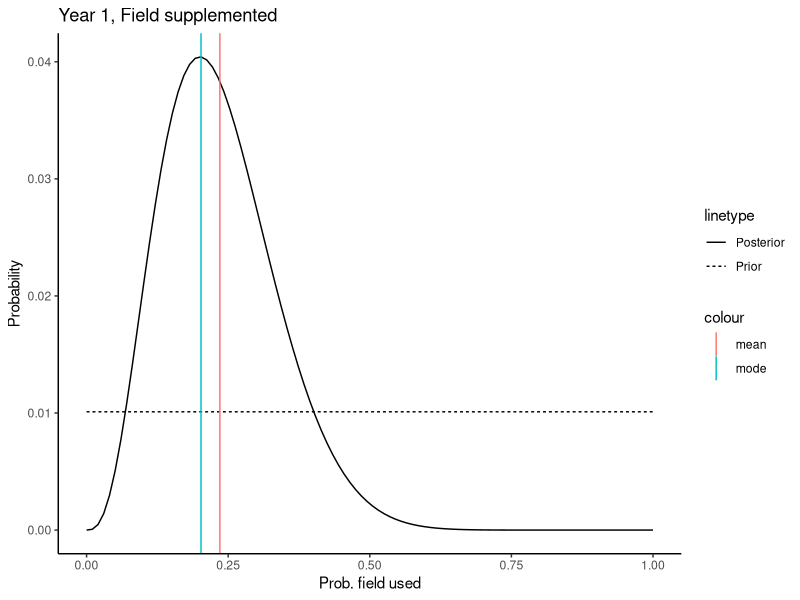
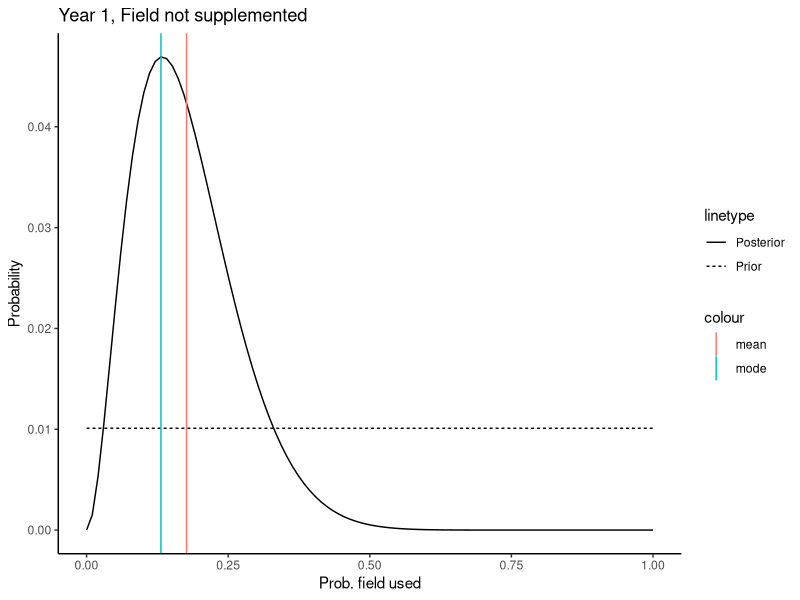
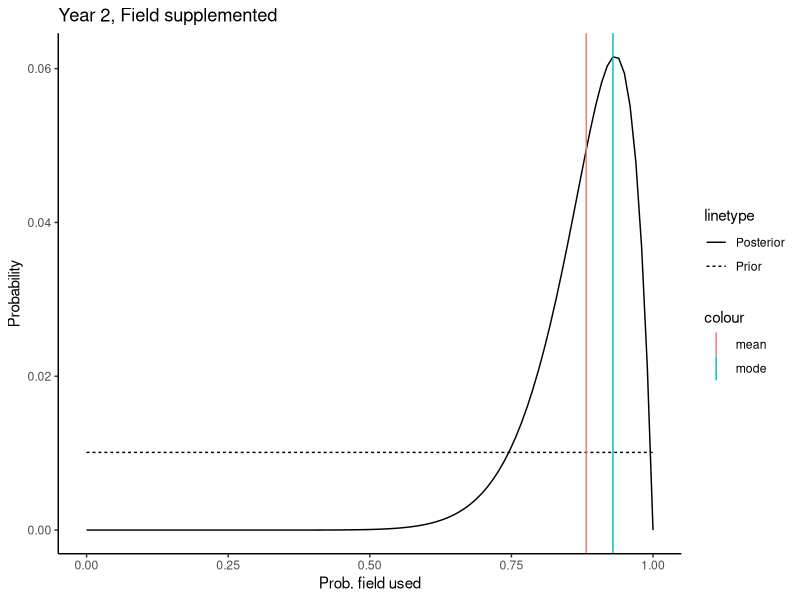
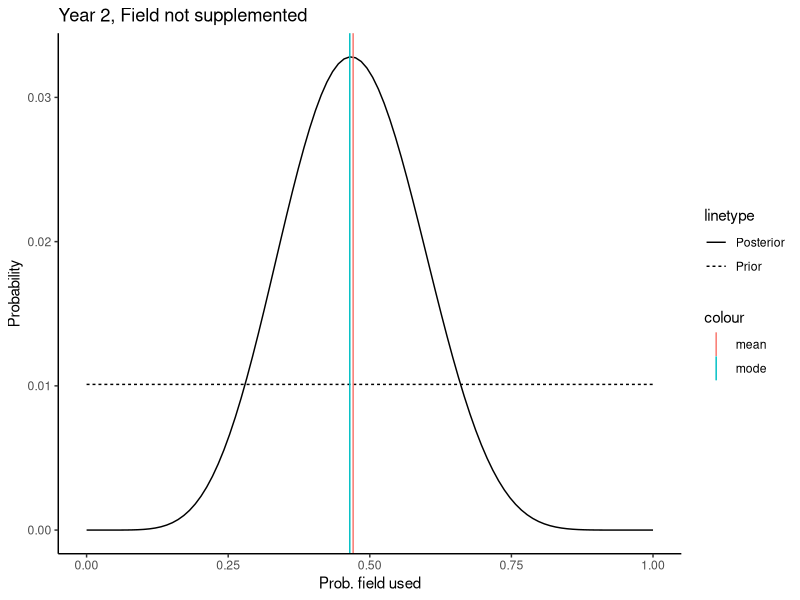
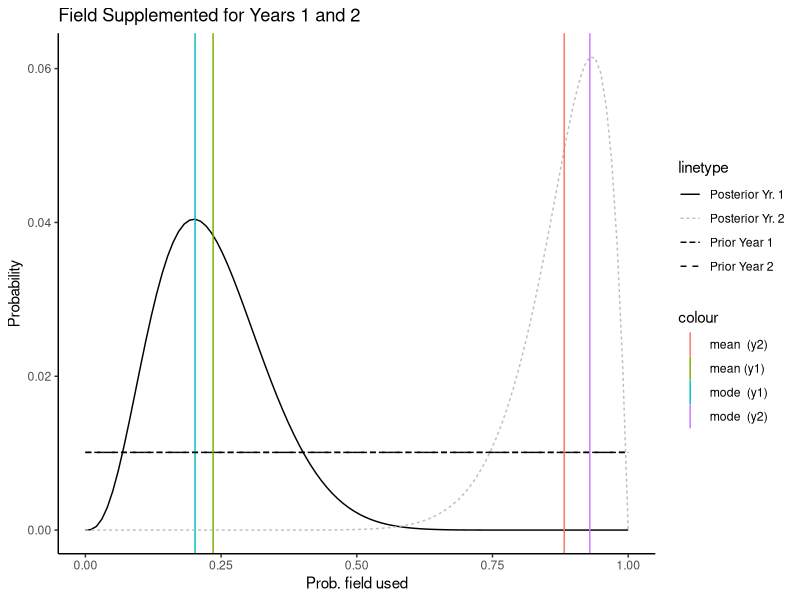
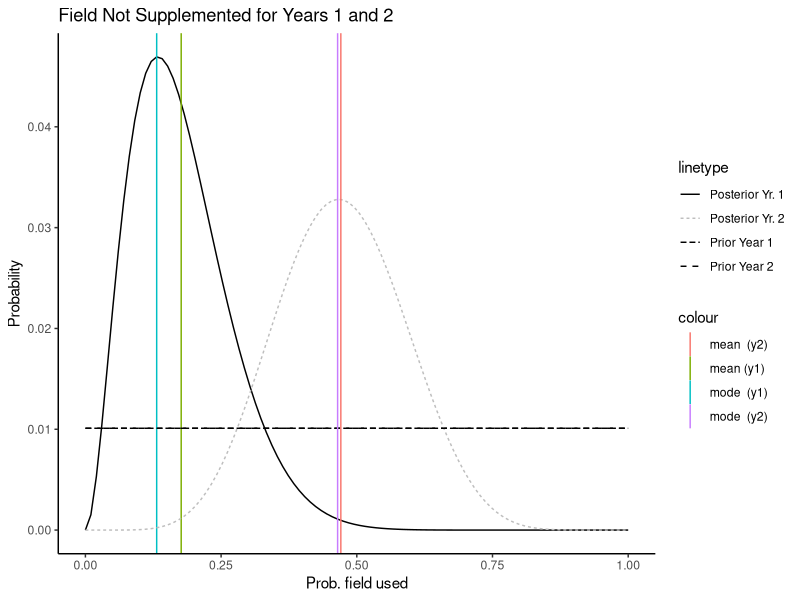
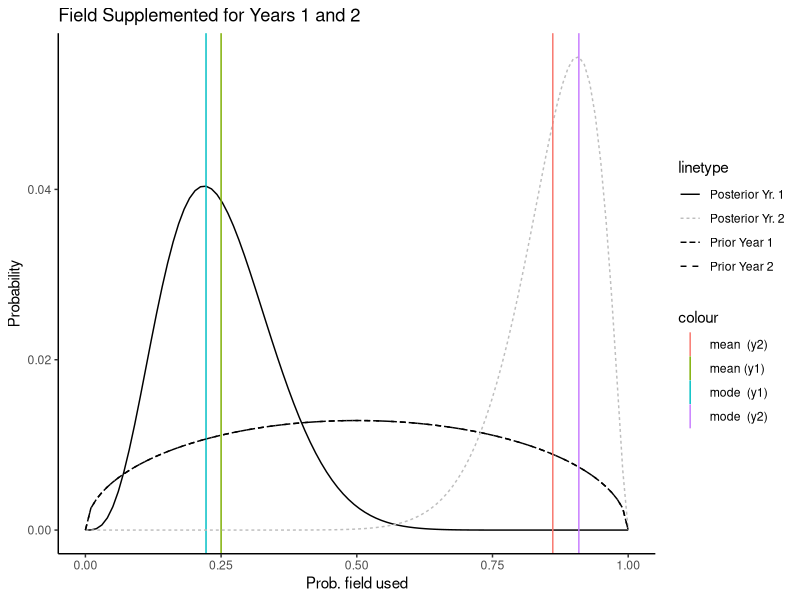
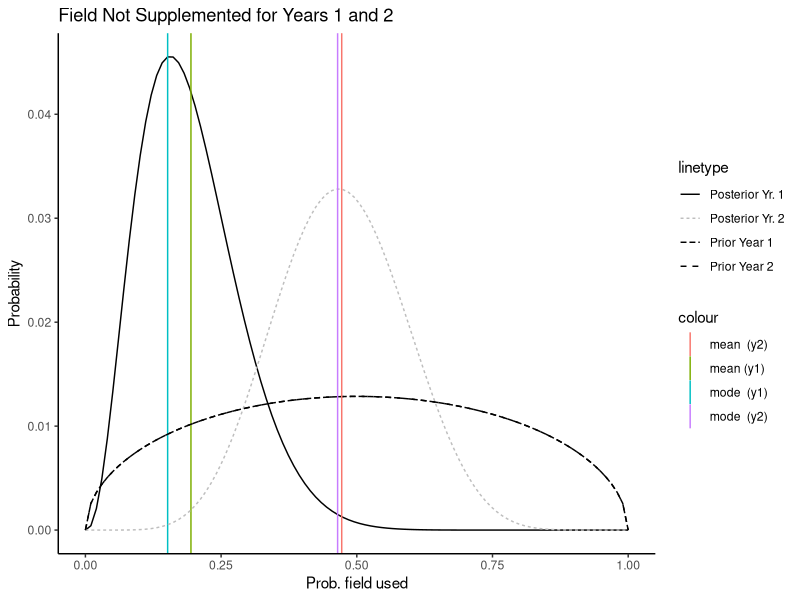

Here is the R script that generated these plots, in order:
## ---- chunk 1
# Reading in the crane data
data = read.csv("crane_data.csv")
print(data)
## ---- chunk 2
## Extracting information from CSV

y1_supp = data[1,2]
#y1_supp  
y1_no_supp = data[2,2]
#y1_no_supp  
y2_supp = data[1,3]
#y2_supp  
y2_no_supp = data[2,3]
#y2_no_supp

N = 15 #number or trials (fields)


extracted_data = list(y1_supp, y1_no_supp, y2_supp, y2_no_supp)
## ---- chunk 3
## Grid approximation (with uniform(0,1) as the prior)
library(ggplot2)
# 1. Define grid
p_grid = seq(0, 1, len=100)
dp = p_grid[2] - p_grid[1]

# 2. Compute prior
prior = dunif(p_grid, 0, 1)


posteriors = list()
mean_p = list()
mode_p = list()

for (i in seq_along(extracted_data)) {

  # 3. Compute likelihood
  element <- dbinom(extracted_data[[i]], size=N, prob=p_grid)
  
  # 4. Compute unnormalized posterior
  unnorm_posterior <- prior * element
  
  # 5. Normalize posterior to "integrate" to one
  posterior <- unnorm_posterior / sum(unnorm_posterior)
  
  # Add prior to list of priors 
  posteriors[[i]] <- posterior
  
  # Computing the means and modes
  mean_p[[i]] <- sum(posterior * p_grid)
  mode_p[[i]] <- p_grid[which.max(posterior)]
  
}  
#posteriors
## ---- chunk 4
# Year 1, Field supplemented
p1 = ggplot() + 
      geom_line(aes(x=p_grid, y=posteriors[[1]], linetype="Posterior")) + 
		  geom_line(aes(x=p_grid, y=prior*dp, linetype="Prior")) +
		  ylab("Probability") + xlab("Prob. field used") +
      ggtitle("Year 1, Field supplemented")+
		  theme_classic()

# ggsave("inference1.pdf", width=4, height=3)

p1 + geom_vline(aes(xintercept=mean_p[[1]], color="mean")) + 
	 geom_vline(aes(xintercept=mode_p[[1]], color="mode"))
## ---- chunk 5
# Year 1, Field not supplemented
p1 = ggplot() + 
      geom_line(aes(x=p_grid, y=posteriors[[2]], linetype="Posterior")) + 
		  geom_line(aes(x=p_grid, y=prior*dp, linetype="Prior")) +
		  ylab("Probability") + xlab("Prob. field used") +
      ggtitle("Year 1, Field not supplemented")+
		  theme_classic()

# ggsave("inference1.pdf", width=4, height=3)

p1 + geom_vline(aes(xintercept=mean_p[[2]], color="mean")) + 
	 geom_vline(aes(xintercept=mode_p[[2]], color="mode"))
## ---- chunk 6
# Year 2, Field supplemented
p1 = ggplot() + 
      geom_line(aes(x=p_grid, y=posteriors[[3]], linetype="Posterior")) + 
		  geom_line(aes(x=p_grid, y=prior*dp, linetype="Prior")) +
		  ylab("Probability") + xlab("Prob. field used") +
      ggtitle("Year 2, Field supplemented")+
		  theme_classic()

# ggsave("inference1.pdf", width=4, height=3)

p1 + geom_vline(aes(xintercept=mean_p[[3]], color="mean")) + 
	 geom_vline(aes(xintercept=mode_p[[3]], color="mode"))
## ---- chunk 7
# Year 2, Field not supplemented
p1 = ggplot() + 
      geom_line(aes(x=p_grid, y=posteriors[[4]], linetype="Posterior")) + 
		  geom_line(aes(x=p_grid, y=prior*dp, linetype="Prior")) +
		  ylab("Probability") + xlab("Prob. field used") +
      ggtitle("Year 2, Field not supplemented")+
		  theme_classic()

# ggsave("inference1.pdf", width=4, height=3)

p1 + geom_vline(aes(xintercept=mean_p[[4]], color="mean")) + 
	 geom_vline(aes(xintercept=mode_p[[4]], color="mode"))
## ---- chunk 8
# Field supplemented

p1 = ggplot() + 
      geom_line(aes(x=p_grid, y=posteriors[[1]], linetype="Posterior Yr. 1"), color = "black") + 
		  geom_line(aes(x=p_grid, y=prior*dp, linetype="Prior Year 1")) +
      geom_vline(aes(xintercept=mean_p[[1]], color="mean (y1)")) + 
	    geom_vline(aes(xintercept=mode_p[[1]], color="mode  (y1)"))+
      geom_line(aes(x=p_grid, y=posteriors[[3]], linetype="Posterior Yr. 2"), color = "gray") + 
		  geom_line(aes(x=p_grid, y=prior*dp, linetype="Prior Year 2")) +
		  ylab("Probability") + xlab("Prob. field used") +
      ggtitle("Field Supplemented for Years 1 and 2")+
      geom_vline(aes(xintercept=mean_p[[3]], color="mean  (y2)")) + 
	    geom_vline(aes(xintercept=mode_p[[3]], color="mode  (y2)"))+
      theme_classic()

p1

## ---- chunk 9
# Field not supplemented

p1 = ggplot() + 
      geom_line(aes(x=p_grid, y=posteriors[[2]], linetype="Posterior Yr. 1"), color = "black") + 
		  geom_line(aes(x=p_grid, y=prior*dp, linetype="Prior Year 1")) +
      geom_vline(aes(xintercept=mean_p[[2]], color="mean (y1)")) + 
	    geom_vline(aes(xintercept=mode_p[[2]], color="mode  (y1)"))+
      geom_line(aes(x=p_grid, y=posteriors[[4]], linetype="Posterior Yr. 2"), color = "gray") + 
		  geom_line(aes(x=p_grid, y=prior*dp, linetype="Prior Year 2")) +
		  ylab("Probability") + xlab("Prob. field used") +
      ggtitle("Field Not Supplemented for Years 1 and 2")+
      geom_vline(aes(xintercept=mean_p[[4]], color="mean  (y2)")) + 
	    geom_vline(aes(xintercept=mode_p[[4]], color="mode  (y2)"))+
      theme_classic()

p1
## ---- chunk 10
## Grid approximation (with Beta(0,1) as the prior)


# 1. Define grid
p_grid = seq(0, 1, len=100)
dp = p_grid[2] - p_grid[1]

# 2. Compute prior
mu = 0.5 # mean
phi = 3 # precision
a = mu*phi
b = (1 - mu)*phi
prior_beta = dbeta(p_grid, a, b)


posteriors_beta = list()
mean_p_beta = list()
mode_p_beta = list()

for (i in seq_along(extracted_data)) {

  # 3. Compute likelihood
  element <- dbinom(extracted_data[[i]], size=N, prob=p_grid)
  
  # 4. Compute unnormalized posterior
  unnorm_posterior <- prior_beta * element
  
  # 5. Normalize posterior to "integrate" to one
  posterior <- unnorm_posterior / sum(unnorm_posterior)
  
  # Add prior to list of priors 
  posteriors_beta[[i]] <- posterior
  
  # Computing the means and modes
  mean_p_beta[[i]] <- sum(posterior * p_grid)
  mode_p_beta[[i]] <- p_grid[which.max(posterior)]
  
}  
#posteriors


## ---- chunk 11
# Field supplemented; beta prior 

p1 = ggplot() + 
      geom_line(aes(x=p_grid, y=posteriors_beta[[1]], linetype="Posterior Yr. 1"), color = "black") + 
		  geom_line(aes(x=p_grid, y=prior_beta*dp, linetype="Prior Year 1")) +
      geom_vline(aes(xintercept=mean_p_beta[[1]], color="mean (y1)")) + 
	    geom_vline(aes(xintercept=mode_p_beta[[1]], color="mode  (y1)"))+
      geom_line(aes(x=p_grid, y=posteriors_beta[[3]], linetype="Posterior Yr. 2"), color = "gray") + 
		  geom_line(aes(x=p_grid, y=prior_beta*dp, linetype="Prior Year 2")) +
		  ylab("Probability") + xlab("Prob. field used") +
      ggtitle("Field Supplemented for Years 1 and 2")+
      geom_vline(aes(xintercept=mean_p_beta[[3]], color="mean  (y2)")) + 
	    geom_vline(aes(xintercept=mode_p_beta[[3]], color="mode  (y2)"))+
      theme_classic()

p1

## ---- chunk 12
# Field not supplemented; Beta prior 

p1 = ggplot() + 
      geom_line(aes(x=p_grid, y=posteriors_beta[[2]], linetype="Posterior Yr. 1"), color = "black") + 
		  geom_line(aes(x=p_grid, y=prior_beta*dp, linetype="Prior Year 1")) +
      geom_vline(aes(xintercept=mean_p_beta[[2]], color="mean (y1)")) + 
	    geom_vline(aes(xintercept=mode_p_beta[[2]], color="mode  (y1)"))+
      geom_line(aes(x=p_grid, y=posteriors[[4]], linetype="Posterior Yr. 2"), color = "gray") + 
		  geom_line(aes(x=p_grid, y=prior_beta*dp, linetype="Prior Year 2")) +
		  ylab("Probability") + xlab("Prob. field used") +
      ggtitle("Field Not Supplemented for Years 1 and 2")+
      geom_vline(aes(xintercept=mean_p_beta[[4]], color="mean  (y2)")) + 
	    geom_vline(aes(xintercept=mode_p_beta[[4]], color="mode  (y2)"))+
      theme_classic()

p1
## ---- chunk 13
print(mode_p)
print(mode_p_beta)

print(mode_p[[3]] - mode_p[[1]])
print(mode_p_beta[[3]] - mode_p_beta[[1]])

print(mode_p[[4]] - mode_p[[2]])
print(mode_p_beta[[4]] - mode_p_beta[[2]])
